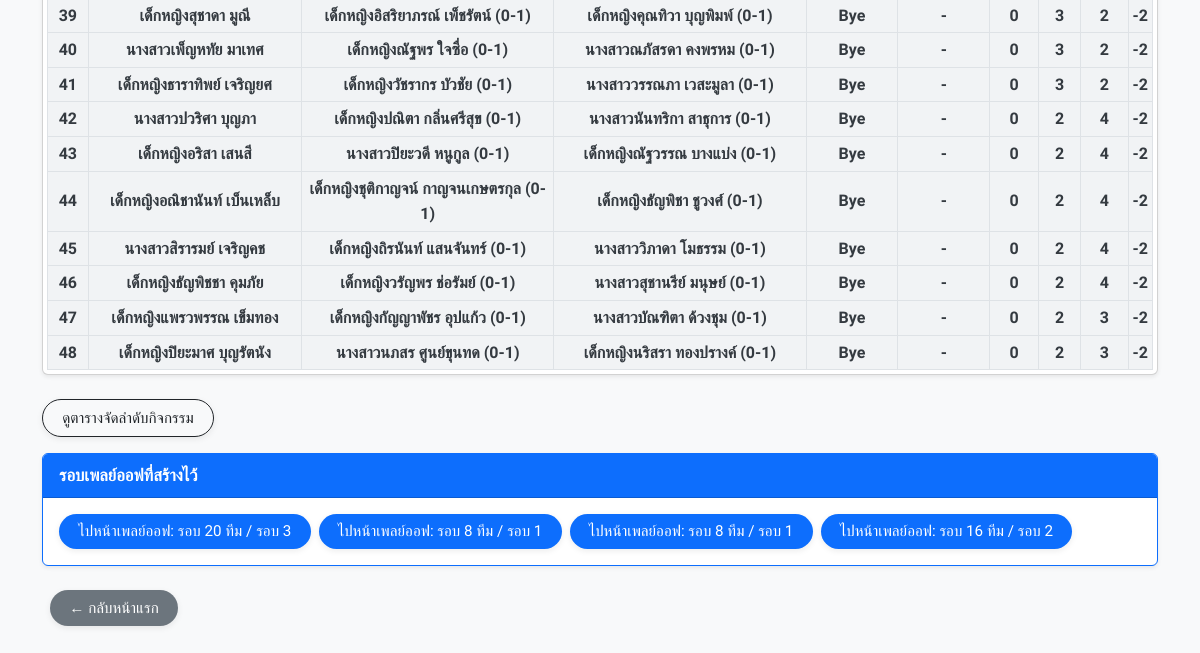
Before: /event/1 (lower part) with the older database file.
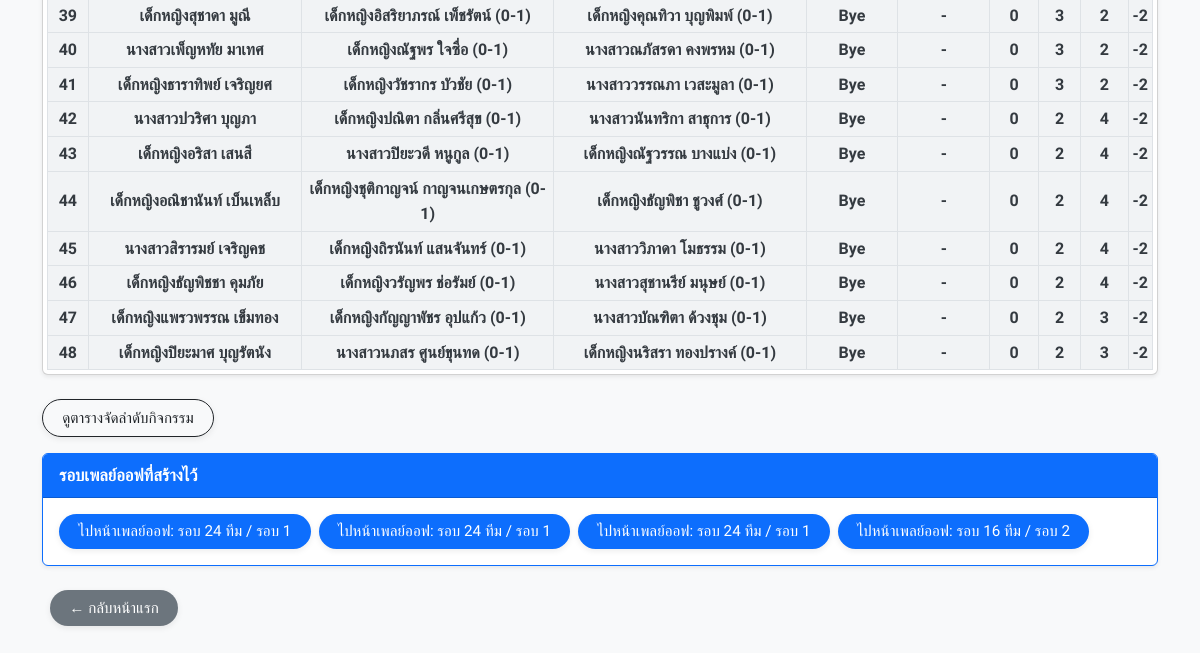
After: the same page with the newer database file.
### models.py (models this page shows)
class Team(db.Model):
    __tablename__ = "teams"
    id = db.Column(db.Integer, primary_key=True)
    name = db.Column(db.String(100), nullable=False)
    event_id = db.Column(db.Integer, db.ForeignKey("events.id"), nullable=False)

### tables this page shows
CREATE TABLE playoff_competitions (
                id INTEGER PRIMARY KEY AUTOINCREMENT, source_event_id INTEGER NOT NULL, title TEXT NOT NULL,
                competition_type TEXT NOT NULL, pairing_method TEXT NOT NULL DEFAULT 'seed',
                status TEXT NOT NULL DEFAULT 'active', report_note TEXT, created_at DATETIME DEFAULT CURRENT_TIMESTAMP
            , config_json TEXT);

### app.py (the view)
@app.route("/event/<int:event_id>")
def event_detail(event_id):
    event = db.session.get(Event, event_id)
    teams = Team.query.filter_by(event_id=event_id).all()
    standings = calculate_standings(event_id)
    matches = Match.query.filter_by(event_id=event_id).all()
    current_round = (
        db.session.query(db.func.max(Match.round))
        .filter(Match.event_id == event_id)
        .scalar()
        or 0
    )
    matches_round_1 = Match.query.filter_by(event_id=event_id, round=1).all()
    try:
        event.logo_list = json.loads(event.logo_filename) if event.logo_filename else []
    except Exception:
        event.logo_list = []
    active_playoffs = _active_playoffs_for_event(event_id)
    return render_template(
        "event.html",
        event=event,
        teams=teams,
        standings=standings,
        matches=matches,
        current_round=current_round,      # ✅ ส่งไปยัง template
        matches_round_1=matches_round_1,  # ✅ ส่งไปด้วยหากใช้
        active_playoffs=active_playoffs
    )

### app.py (called while the page is built)
def get_current_lang():
    lang = request.args.get("lang") or session.get("lang") or "th"
    if lang not in SUPPORTED_LANGS:
        lang = "th"
    session["lang"] = lang
    return lang

@app.context_processor
def inject_i18n():
    lang = get_current_lang()
    return {
        "current_lang": lang,
        "supported_langs": SUPPORTED_LANGS,
        "text_translations": TEXT_TRANSLATIONS,
        "t": lambda key: translate(key, lang),
    }

def _active_playoffs_for_event(event_id):
    try:
        ensure_playoff_tables()
        rows = db.session.execute(text("""
            SELECT pc.id, pc.title, pc.competition_type, pc.pairing_method,
                   COUNT(pr.id) AS round_count,
                   MAX(pr.round_no) AS latest_round
            FROM playoff_competitions pc
            LEFT JOIN playoff_rounds pr ON pr.playoff_id = pc.id
            WHERE pc.source_event_id = :event_id
            GROUP BY pc.id, pc.title, pc.competition_type, pc.pairing_method
            ORDER BY pc.id DESC
        """), {'event_id': event_id}).mappings().all()
        return [dict(r) for r in rows]
    except Exception:
        return []

### i18n.py (called while the page is built)
def translate(key, lang="th"):
    table = TRANSLATIONS.get(key, {})
    return table.get(lang) or table.get("th") or key

### standings.py (called while the page is built)
def safe_int(val):
    try:
        return int(val)
    except:
        return 0

### templates/event.html (shortened to what this page needs)
{% import 'macros.html' as macros %}
{% extends 'base.html' %}
{% block content %}
</head>
<body class="bg-light">
  <div class="container my-4">
    <div class="card mb-4 shadow-sm">
      <div class="card-body p-0">   <p>>>>เลื่อนไปทางขวาเพื่อดูตารางคะแนน Score BHN fBHN และผลต่างคะแนน</p>
        {% if standings %}
        <div class="table-responsive p-1">
          <table class="table table-bordered table-sm align-middle text-center mb-0">
            <tbody>
              {% for team in standings %}
              <tr class="{{ macros.score_class(team.score) }}" style="font-weight: bold">
                <td>{{ loop.index }}</td>
                <td class="{{ macros.score_class(team.score) }}" style="font-weight: bold">
                  {{ team.team_name }}
                </td>
                {% for i in range(1, event.rounds + 1) %}
                <td class="{{ macros.score_class(team.score) }}" style="font-weight: bold">
                  {{ team["VS_Round" ~ i] if team["VS_Round" ~ i] else '-' }}
                </td>
                {% endfor %}
                <td class="{{ macros.score_class(team.score) }}" style="font-weight: bold">
                  {{ team.score }}
                </td>
                <td class="{{ macros.score_class(team.score) }}" style="font-weight: bold">
                  {{ team.buchholz }}
                </td>
                <td class="{{ macros.score_class(team.score) }}" style="font-weight: bold">
                  {{ team.final_buchholz }}
                </td>
                <td class="{{ macros.score_class(team.score) }}" style="font-weight: bold">
                  {{ team.point_diff }}
                </td>
              </tr>
              {% endfor %}
            </tbody>
          </table>
        </div>
        {% else %}
        <p class="p-3">ยังไม่มีตารางคะแนน</p>
        {% endif %}
      </div>
    </div>
      <a href="{{ url_for('event_standings', event_id=event.id) }}" class="btn btn-dark-outline btn-custom margin-2">
    ดูตารางจัดลำดับกิจกรรม
</a>
{% if active_playoffs %}
<div class="card mt-3 mb-3 shadow-sm border-primary">
  <div class="card-header bg-primary text-white fw-semibold">รอบเพลย์ออฟที่สร้างไว้</div>
  <div class="card-body d-flex flex-wrap gap-2">
    {% for po in active_playoffs %}
      <a href="{{ url_for('playoff_detail', playoff_id=po.id) }}" class="btn btn-primary btn-custom">
        ไปหน้าเพลย์ออฟ: {{ po.title }}{% if po.latest_round %} / รอบ {{ po.latest_round }}{% endif %}
      </a>
    {% endfor %}
  </div>
</div>
{% endif %}
    <div class="mb-4 p-2">
      <a href="{{ url_for('index') }}" class="btn btn-secondary btn-lg">← กลับหน้าแรก</a>
    </div>
  </div>
  {% endblock %}

### templates/macros.html
{% macro score_class(score) -%}
  {%- set s = score|int -%}
  {%- if s >= 7 -%}score-level-7
  {%- elif s == 6 -%}score-level-6
  {%- elif s == 5 -%}score-level-5
  {%- elif s == 4 -%}score-level-4
  {%- elif s == 3 -%}score-level-3
  {%- elif s == 2 -%}score-level-2
  {%- elif s == 1 -%}score-level-1
  {%- else -%}score-level-0
  {%- endif -%}
{%- endmacro %}

### templates/base.html (shortened to what this page needs)
<!DOCTYPE html>
<html lang="{{ current_lang|default('th') }}">
<head>
  <link href="https://cdn.jsdelivr.net/npm/bootstrap@5.3.0/dist/css/bootstrap.min.css" rel="stylesheet" />
  <link rel="stylesheet" href="{{ url_for('static', filename='css/style.css') }}" />
</head>
<body>
  <div class="container-fluid px-3 px-sm-4">
    {% block content %}{% endblock %}
  </div>
</body>
</html>

### static/css/style.css (style rules this page uses)
button.btn, .btn { font-family: "Prompt", "Segoe UI", sans-serif; font-weight: 600; font-size: 0.95rem; padding: 0.4rem 1rem; border-radius: 0.65rem; display: inline-flex; align-items: center; justify-content: center; gap: 0.5rem; transition: all 0.25s ease; text-transform: none; box-shadow: 0 2px 6px rgba(0, 0, 0, 0.08); border: none; cursor: pointer; }
.btn-dark-outline { background: transparent; color: #212529; border: 1px solid #212529; }
.score-level-0 { background-color: #f1f3f5 !important; color: #343a40 !important; }

### templates/event.html (style rules this page uses)
body { font-family: "Prompt", "Segoe UI", sans-serif; font-size: 16px; line-height: 1.6; color: #333; background-color: #f9f9fb; }
.card-header { font-weight: 600; font-size: 1.05rem; }
.btn-custom { border-radius: 0.65rem; padding: 0.4rem 1rem; font-weight: 600; font-size: 0.95rem; display: inline-flex; align-items: center; gap: 0.5rem; transition: all 0.25s ease; box-shadow: 0 2px 6px rgba(0, 0, 0, 0.08); }
.btn-dark-outline { background: transparent; color: #212529; border: 1px solid #212529; }
body { font-family: "Prompt", sans-serif; }
button.btn, .btn { font-weight: 500; border-radius: 50rem !important; transition: 0.2s; padding-left: 1.2rem; padding-right: 1.2rem; }

Changed rows visible on the page:
removed playoff_competitions: title "รอบ 20 ทีม", latest_round "3"
removed playoff_competitions: title "รอบ 8 ทีม", latest_round "1"
removed playoff_competitions: title "รอบ 8 ทีม", latest_round "1"
added playoff_competitions: title "รอบ 24 ทีม", latest_round "1"
added playoff_competitions: title "รอบ 24 ทีม", latest_round "1"
added playoff_competitions: title "รอบ 24 ทีม", latest_round "1"
